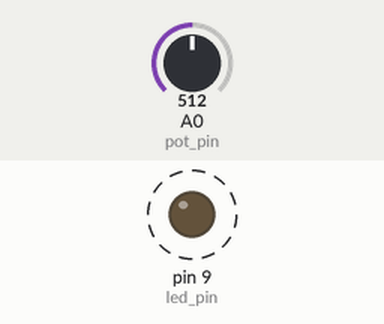
Recording of a sketch running on a simulated Arduino Uno, built with avr-gcc and run on an emulated ATmega328P. Shown: output pins drawn as LEDs (lit = HIGH). Dashed ring = blinking. The test bench sets the inputs (shaded band); at power-on: A0 (pot_pin) = 512.

Above: at 1.9 s.
2.0 s: A0 (pot_pin) set to 122
At 2.71 s:
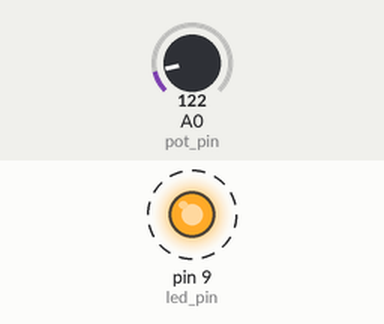
5.5 s: A0 (pot_pin) set to 0
At 5.76 s:
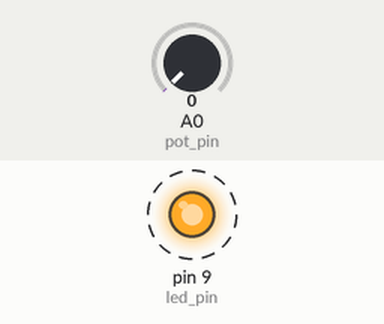
Timing chart, 0 to 15.0 s (numbered marks = the images above; inputs shaded):
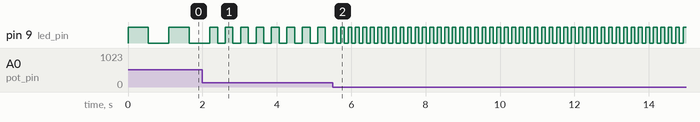

The sketch:

variable_rate_blinker.ino
```cpp
int led_pin = 9;
int pot_pin = A0;
int read_value;
float blink_delay = 100;

void setup() {
  pinMode(pot_pin, INPUT);
  pinMode(led_pin, OUTPUT);

  //Serial.begin(9600);
}

void loop() {
  read_value = analogRead(pot_pin);
  blink_delay = convert_delay_scale(read_value);

  //Serial.println(blink_delay);

  digitalWrite(led_pin, HIGH);
  delay(blink_delay);

  digitalWrite(led_pin, LOW);
  delay(blink_delay);
}

float convert_delay_scale(int in_value) {
  /**
   * Analog Read: 0V = 0, 5V = 1023
   */
  float _delay = in_value * 900.0 / 1023.0;

  return _delay + 100;
}
```

Measured:
- after the input at 2.0 s, pin 9 (led_pin): alternates HIGH for 0.21 s and LOW for 0.21 s, starting after 0.41 s
- after the input at 5.5 s, pin 9 (led_pin): alternates HIGH for 0.10 s and LOW for 0.10 s, starting after 0.11 s
- by itself, pin 9 (led_pin): alternates HIGH for 0.55 s and LOW for 0.55 s
